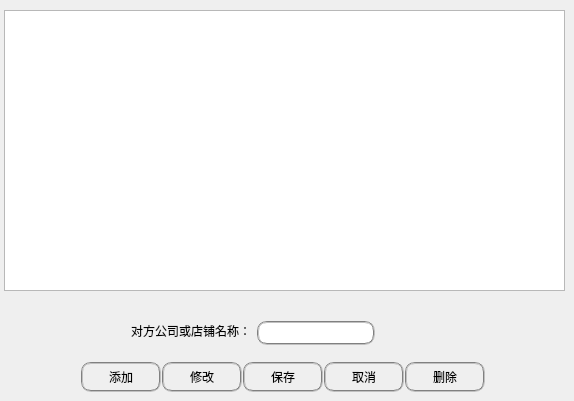
     <widget class="QWidget" name="Allocation_page">
      <widget class="QTableView" name="Allocation_tableView">
       <property name="geometry">
        <rect>
         <x>4</x>
         <y>10</y>
         <width>561</width>
         <height>281</height>
        </rect>
       </property>
      </widget>
      <widget class="QLabel" name="label_24">
       <property name="geometry">
        <rect>
         <x>131</x>
         <y>323</y>
         <width>120</width>
         <height>16</height>
        </rect>
       </property>
       <property name="styleSheet">
        <string notr="true">background:transparent</string>
       </property>
       <property name="text">
        <string>对方公司或店铺名称：</string>
       </property>
      </widget>
      <widget class="QLineEdit" name="Allocation_lineEdit">
       <property name="geometry">
        <rect>
         <x>257</x>
         <y>321</y>
         <width>118</width>
         <height>24</height>
        </rect>
       </property>
       <property name="styleSheet">
        <string notr="true">border: 2px groove gray; border-radius: 10px; padding: 2px 4px</string>
       </property>
      </widget>
      <widget class="QPushButton" name="Add_Allocation_pushButton">
       <property name="geometry">
        <rect>
         <x>81</x>
         <y>362</y>
         <width>80</width>
         <height>30</height>
        </rect>
       </property>
       <property name="styleSheet">
        <string notr="true">border: 2px groove gray; border-radius: 10px; padding: 2px 4px</string>
       </property>
       <property name="text">
        <string>添加</string>
       </property>
      </widget>
      <widget class="QPushButton" name="Modify_Allocation_pushButton">
       <property name="geometry">
        <rect>
         <x>162</x>
         <y>362</y>
         <width>80</width>
         <height>30</height>
        </rect>
       </property>
       <property name="styleSheet">
        <string notr="true">border: 2px groove gray; border-radius: 10px; padding: 2px 4px</string>
       </property>
       <property name="text">
        <string>修改</string>
       </property>
      </widget>
      <widget class="QPushButton" name="Save_Allocation_pushButton">
       <property name="geometry">
        <rect>
         <x>243</x>
         <y>362</y>
         <width>80</width>
         <height>30</height>
        </rect>
       </property>
       <property name="styleSheet">
        <string notr="true">border: 2px groove gray; border-radius: 10px; padding: 2px 4px</string>
       </property>
       <property name="text">
        <string>保存</string>
       </property>
      </widget>
      <widget class="QPushButton" name="Cancle_Allocation_pushButton">
       <property name="geometry">
        <rect>
         <x>324</x>
         <y>362</y>
         <width>80</width>
         <height>30</height>
        </rect>
       </property>
       <property name="styleSheet">
        <string notr="true">border: 2px groove gray; border-radius: 10px; padding: 2px 4px</string>
       </property>
       <property name="text">
        <string>取消</string>
       </property>
      </widget>
      <widget class="QPushButton" name="Delete_Allocation_pushButton">
       <property name="geometry">
        <rect>
         <x>405</x>
         <y>362</y>
         <width>80</width>
         <height>30</height>
        </rect>
       </property>
       <property name="styleSheet">
        <string notr="true">border: 2px groove gray; border-radius: 10px; padding: 2px 4px</string>
       </property>
       <property name="text">
        <string>删除</string>
       </property>
      </widget>
     </widget>
